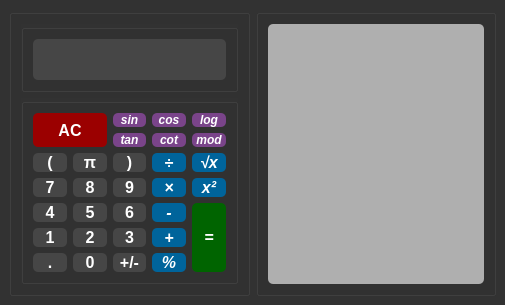
<?xml version="1.0" encoding="UTF-8"?>
<ui version="4.0">
 <class>Calculator</class>
 <widget class="QMainWindow" name="Calculator">
  <property name="geometry">
   <rect>
    <x>0</x>
    <y>0</y>
    <width>505</width>
    <height>305</height>
   </rect>
  </property>
  <property name="sizePolicy">
   <sizepolicy hsizetype="Expanding" vsizetype="Expanding">
    <horstretch>0</horstretch>
    <verstretch>0</verstretch>
   </sizepolicy>
  </property>
  <property name="font">
   <font>
    <pointsize>16</pointsize>
   </font>
  </property>
  <property name="windowTitle">
   <string>Mahtab's Calculator</string>
  </property>
  <property name="styleSheet">
   <string notr="true">background-color: rgb(50, 50, 50);</string>
  </property>
  <widget class="QWidget" name="centralwidget">
   <layout class="QHBoxLayout" name="horizontalLayout_2">
    <item>
     <widget class="QGroupBox" name="group_box">
      <property name="sizePolicy">
       <sizepolicy hsizetype="Expanding" vsizetype="Expanding">
        <horstretch>0</horstretch>
        <verstretch>0</verstretch>
       </sizepolicy>
      </property>
      <property name="styleSheet">
       <string notr="true"/>
      </property>
      <property name="title">
       <string/>
      </property>
      <layout class="QVBoxLayout" name="verticalLayout_2">
       <item>
        <widget class="QGroupBox" name="group_box_1">
         <property name="sizePolicy">
          <sizepolicy hsizetype="Expanding" vsizetype="Expanding">
           <horstretch>0</horstretch>
           <verstretch>0</verstretch>
          </sizepolicy>
         </property>
         <property name="title">
          <string/>
         </property>
         <property name="flat">
          <bool>false</bool>
         </property>
         <layout class="QVBoxLayout" name="verticalLayout">
          <item>
           <widget class="QLineEdit" name="input_text">
            <property name="sizePolicy">
             <sizepolicy hsizetype="Expanding" vsizetype="Expanding">
              <horstretch>0</horstretch>
              <verstretch>0</verstretch>
             </sizepolicy>
            </property>
            <property name="font">
             <font>
              <pointsize>14</pointsize>
              <bold>false</bold>
             </font>
            </property>
            <property name="styleSheet">
             <string notr="true">background-color: rgb(70, 70, 70);
color: rgb(255, 255, 255);
border-radius: 5px;</string>
            </property>
           </widget>
          </item>
         </layout>
        </widget>
       </item>
       <item>
        <widget class="QGroupBox" name="group_box_2">
         <property name="sizePolicy">
          <sizepolicy hsizetype="Expanding" vsizetype="Expanding">
           <horstretch>0</horstretch>
           <verstretch>0</verstretch>
          </sizepolicy>
         </property>
         <property name="title">
          <string/>
         </property>
         <property name="flat">
          <bool>false</bool>
         </property>
         <layout class="QGridLayout" name="gridLayout_2">
          <item row="8" column="3">
           <widget class="QPushButton" name="btn_multiply">
            <property name="sizePolicy">
             <sizepolicy hsizetype="Expanding" vsizetype="Expanding">
              <horstretch>0</horstretch>
              <verstretch>0</verstretch>
             </sizepolicy>
            </property>
            <property name="font">
             <font>
              <pointsize>12</pointsize>
              <italic>true</italic>
              <bold>true</bold>
             </font>
            </property>
            <property name="styleSheet">
             <string notr="true">background-color: rgb(0, 100, 155);
color: rgb(255, 255, 255);
font: 700 italic 12pt &quot;Segoe UI&quot;;
border-radius: 5px;</string>
            </property>
            <property name="text">
             <string>×</string>
            </property>
            <property name="flat">
             <bool>false</bool>
            </property>
           </widget>
          </item>
          <item row="10" column="2">
           <widget class="QPushButton" name="btn_3">
            <property name="sizePolicy">
             <sizepolicy hsizetype="Expanding" vsizetype="Expanding">
              <horstretch>0</horstretch>
              <verstretch>0</verstretch>
             </sizepolicy>
            </property>
            <property name="font">
             <font>
              <pointsize>12</pointsize>
              <italic>false</italic>
              <bold>true</bold>
             </font>
            </property>
            <property name="styleSheet">
             <string notr="true">background-color: rgb(70, 70, 70);
color: rgb(255, 255, 255);
font: 700 12pt &quot;Segoe UI&quot;;
border-radius: 5px;</string>
            </property>
            <property name="text">
             <string>3</string>
            </property>
            <property name="flat">
             <bool>false</bool>
            </property>
           </widget>
          </item>
          <item row="11" column="3">
           <widget class="QPushButton" name="btn_percent">
            <property name="sizePolicy">
             <sizepolicy hsizetype="Expanding" vsizetype="Expanding">
              <horstretch>0</horstretch>
              <verstretch>0</verstretch>
             </sizepolicy>
            </property>
            <property name="font">
             <font>
              <pointsize>12</pointsize>
              <italic>true</italic>
              <bold>true</bold>
             </font>
            </property>
            <property name="styleSheet">
             <string notr="true">background-color: rgb(0, 100, 155);
color: rgb(255, 255, 255);
font: 700 italic 12pt &quot;Segoe UI&quot;;
border-radius: 5px;</string>
            </property>
            <property name="text">
             <string>%</string>
            </property>
            <property name="flat">
             <bool>false</bool>
            </property>
           </widget>
          </item>
          <item row="10" column="3">
           <widget class="QPushButton" name="btn_sum">
            <property name="sizePolicy">
             <sizepolicy hsizetype="Expanding" vsizetype="Expanding">
              <horstretch>0</horstretch>
              <verstretch>0</verstretch>
             </sizepolicy>
            </property>
            <property name="font">
             <font>
              <pointsize>12</pointsize>
              <italic>true</italic>
              <bold>true</bold>
             </font>
            </property>
            <property name="styleSheet">
             <string notr="true">background-color: rgb(0, 100, 155);
color: rgb(255, 255, 255);
font: 700 italic 12pt &quot;Segoe UI&quot;;
border-radius: 5px;</string>
            </property>
            <property name="text">
             <string>+</string>
            </property>
            <property name="flat">
             <bool>false</bool>
            </property>
           </widget>
          </item>
          <item row="7" column="7">
           <widget class="QPushButton" name="btn_square_root">
            <property name="sizePolicy">
             <sizepolicy hsizetype="Expanding" vsizetype="Expanding">
              <horstretch>0</horstretch>
              <verstretch>0</verstretch>
             </sizepolicy>
            </property>
            <property name="font">
             <font>
              <pointsize>12</pointsize>
              <italic>true</italic>
              <bold>true</bold>
             </font>
            </property>
            <property name="styleSheet">
             <string notr="true">background-color: rgb(0, 100, 155);
color: rgb(255, 255, 255);
font: 700 italic 12pt &quot;Segoe UI&quot;;
border-radius: 5px;</string>
            </property>
            <property name="text">
             <string>√x</string>
            </property>
            <property name="flat">
             <bool>false</bool>
            </property>
           </widget>
          </item>
          <item row="8" column="7">
           <widget class="QPushButton" name="btn_power">
            <property name="sizePolicy">
             <sizepolicy hsizetype="Expanding" vsizetype="Expanding">
              <horstretch>0</horstretch>
              <verstretch>0</verstretch>
             </sizepolicy>
            </property>
            <property name="font">
             <font>
              <pointsize>12</pointsize>
              <italic>true</italic>
              <bold>true</bold>
             </font>
            </property>
            <property name="styleSheet">
             <string notr="true">background-color: rgb(0, 100, 155);
color: rgb(255, 255, 255);
font: 700 italic 12pt &quot;Segoe UI&quot;;
border-radius: 5px;</string>
            </property>
            <property name="text">
             <string>x²</string>
            </property>
            <property name="flat">
             <bool>false</bool>
            </property>
           </widget>
          </item>
          <item row="9" column="3">
           <widget class="QPushButton" name="btn_subtract">
            <property name="sizePolicy">
             <sizepolicy hsizetype="Expanding" vsizetype="Expanding">
              <horstretch>0</horstretch>
              <verstretch>0</verstretch>
             </sizepolicy>
            </property>
            <property name="font">
             <font>
              <pointsize>12</pointsize>
              <italic>true</italic>
              <bold>true</bold>
             </font>
            </property>
            <property name="styleSheet">
             <string notr="true">background-color: rgb(0, 100, 155);
color: rgb(255, 255, 255);
font: 700 italic 12pt &quot;Segoe UI&quot;;
border-radius: 5px;</string>
            </property>
            <property name="text">
             <string>-</string>
            </property>
            <property name="flat">
             <bool>false</bool>
            </property>
           </widget>
          </item>
          <item row="7" column="1">
           <widget class="QPushButton" name="btn_pi">
            <property name="sizePolicy">
             <sizepolicy hsizetype="Expanding" vsizetype="Expanding">
              <horstretch>0</horstretch>
              <verstretch>0</verstretch>
             </sizepolicy>
            </property>
            <property name="font">
             <font>
              <pointsize>12</pointsize>
              <italic>false</italic>
              <bold>true</bold>
             </font>
            </property>
            <property name="styleSheet">
             <string notr="true">background-color: rgb(70, 70, 70);
color: rgb(255, 255, 255);
font: 700 12pt &quot;Segoe UI&quot;;
border-radius: 5px;</string>
            </property>
            <property name="text">
             <string>π</string>
            </property>
            <property name="flat">
             <bool>false</bool>
            </property>
           </widget>
          </item>
          <item row="8" column="0">
           <widget class="QPushButton" name="btn_7">
            <property name="sizePolicy">
             <sizepolicy hsizetype="Expanding" vsizetype="Expanding">
              <horstretch>0</horstretch>
              <verstretch>0</verstretch>
             </sizepolicy>
            </property>
            <property name="font">
             <font>
              <pointsize>12</pointsize>
              <italic>false</italic>
              <bold>true</bold>
             </font>
            </property>
            <property name="styleSheet">
             <string notr="true">background-color: rgb(70, 70, 70);
color: rgb(255, 255, 255);
font: 700 12pt &quot;Segoe UI&quot;;
border-radius: 5px;</string>
            </property>
            <property name="text">
             <string>7</string>
            </property>
            <property name="flat">
             <bool>false</bool>
            </property>
           </widget>
          </item>
          <item row="9" column="2">
           <widget class="QPushButton" name="btn_6">
            <property name="sizePolicy">
             <sizepolicy hsizetype="Expanding" vsizetype="Expanding">
              <horstretch>0</horstretch>
              <verstretch>0</verstretch>
             </sizepolicy>
            </property>
            <property name="font">
             <font>
              <pointsize>12</pointsize>
              <italic>false</italic>
              <bold>true</bold>
             </font>
            </property>
            <property name="styleSheet">
             <string notr="true">background-color: rgb(70, 70, 70);
color: rgb(255, 255, 255);
font: 700 12pt &quot;Segoe UI&quot;;
border-radius: 5px;</string>
            </property>
            <property name="text">
             <string>6</string>
            </property>
            <property name="flat">
             <bool>false</bool>
            </property>
           </widget>
          </item>
          <item row="9" column="7" rowspan="3">
           <widget class="QPushButton" name="btn_equal">
            <property name="sizePolicy">
             <sizepolicy hsizetype="Expanding" vsizetype="Expanding">
              <horstretch>0</horstretch>
              <verstretch>0</verstretch>
             </sizepolicy>
            </property>
            <property name="font">
             <font>
              <pointsize>12</pointsize>
              <italic>true</italic>
              <bold>true</bold>
             </font>
            </property>
            <property name="styleSheet">
             <string notr="true">background-color: rgb(0, 100, 0);
color: rgb(255, 255, 255);
font: 700 italic 12pt &quot;Segoe UI&quot;;
border-radius: 5px;</string>
            </property>
            <property name="text">
             <string>=</string>
            </property>
            <property name="flat">
             <bool>false</bool>
            </property>
           </widget>
          </item>
          <item row="11" column="2">
           <widget class="QPushButton" name="btn_negative">
            <property name="sizePolicy">
             <sizepolicy hsizetype="Expanding" vsizetype="Expanding">
              <horstretch>0</horstretch>
              <verstretch>0</verstretch>
             </sizepolicy>
            </property>
            <property name="font">
             <font>
              <pointsize>12</pointsize>
              <italic>false</italic>
              <bold>true</bold>
             </font>
            </property>
            <property name="styleSheet">
             <string notr="true">background-color: rgb(70, 70, 70);
color: rgb(255, 255, 255);
font: 700 12pt &quot;Segoe UI&quot;;
border-radius: 5px;</string>
            </property>
            <property name="text">
             <string>+/-</string>
            </property>
            <property name="flat">
             <bool>false</bool>
            </property>
           </widget>
          </item>
          <item row="8" column="2">
           <widget class="QPushButton" name="btn_9">
            <property name="sizePolicy">
             <sizepolicy hsizetype="Expanding" vsizetype="Expanding">
              <horstretch>0</horstretch>
              <verstretch>0</verstretch>
             </sizepolicy>
            </property>
            <property name="font">
             <font>
              <pointsize>12</pointsize>
              <italic>false</italic>
              <bold>true</bold>
             </font>
            </property>
            <property name="styleSheet">
             <string notr="true">background-color: rgb(70, 70, 70);
color: rgb(255, 255, 255);
font: 700 12pt &quot;Segoe UI&quot;;
border-radius: 5px;</string>
            </property>
            <property name="text">
             <string>9</string>
            </property>
            <property name="flat">
             <bool>false</bool>
            </property>
           </widget>
          </item>
          <item row="7" column="3">
           <widget class="QPushButton" name="btn_divide">
            <property name="sizePolicy">
             <sizepolicy hsizetype="Expanding" vsizetype="Expanding">
              <horstretch>0</horstretch>
              <verstretch>0</verstretch>
             </sizepolicy>
            </property>
            <property name="font">
             <font>
              <pointsize>12</pointsize>
              <italic>true</italic>
              <bold>true</bold>
             </font>
            </property>
            <property name="styleSheet">
             <string notr="true">background-color: rgb(0, 100, 155);
color: rgb(255, 255, 255);
font: 700 italic 12pt &quot;Segoe UI&quot;;
border-radius: 5px;</string>
            </property>
            <property name="text">
             <string>÷</string>
            </property>
            <property name="flat">
             <bool>false</bool>
            </property>
           </widget>
          </item>
          <item row="11" column="0">
           <widget class="QPushButton" name="btn_dot">
            <property name="sizePolicy">
             <sizepolicy hsizetype="Expanding" vsizetype="Expanding">
              <horstretch>0</horstretch>
              <verstretch>0</verstretch>
             </sizepolicy>
            </property>
            <property name="font">
             <font>
              <pointsize>12</pointsize>
              <italic>false</italic>
              <bold>true</bold>
             </font>
            </property>
            <property name="styleSheet">
             <string notr="true">background-color: rgb(70, 70, 70);
color: rgb(255, 255, 255);
font: 700 12pt &quot;Segoe UI&quot;;
border-radius: 5px;</string>
            </property>
            <property name="text">
             <string>.</string>
            </property>
            <property name="flat">
             <bool>false</bool>
            </property>
           </widget>
          </item>
          <item row="8" column="1">
           <widget class="QPushButton" name="btn_8">
            <property name="sizePolicy">
             <sizepolicy hsizetype="Expanding" vsizetype="Expanding">
              <horstretch>0</horstretch>
              <verstretch>0</verstretch>
             </sizepolicy>
            </property>
            <property name="font">
             <font>
              <pointsize>12</pointsize>
              <italic>false</italic>
              <bold>true</bold>
             </font>
            </property>
            <property name="styleSheet">
             <string notr="true">background-color: rgb(70, 70, 70);
color: rgb(255, 255, 255);
font: 700 12pt &quot;Segoe UI&quot;;
border-radius: 5px;</string>
            </property>
            <property name="text">
             <string>8</string>
            </property>
            <property name="flat">
             <bool>false</bool>
            </property>
           </widget>
          </item>
          <item row="7" column="0">
           <widget class="QPushButton" name="btn_open">
            <property name="sizePolicy">
             <sizepolicy hsizetype="Expanding" vsizetype="Expanding">
              <horstretch>0</horstretch>
              <verstretch>0</verstretch>
             </sizepolicy>
            </property>
            <property name="font">
             <font>
              <pointsize>12</pointsize>
              <italic>false</italic>
              <bold>true</bold>
             </font>
            </property>
            <property name="styleSheet">
             <string notr="true">background-color: rgb(70, 70, 70);
color: rgb(255, 255, 255);
font: 700 12pt &quot;Segoe UI&quot;;
border-radius: 5px;</string>
            </property>
            <property name="text">
             <string>(</string>
            </property>
            <property name="flat">
             <bool>false</bool>
            </property>
           </widget>
          </item>
          <item row="9" column="0">
           <widget class="QPushButton" name="btn_4">
            <property name="sizePolicy">
             <sizepolicy hsizetype="Expanding" vsizetype="Expanding">
              <horstretch>0</horstretch>
              <verstretch>0</verstretch>
             </sizepolicy>
            </property>
            <property name="font">
             <font>
              <pointsize>12</pointsize>
              <italic>false</italic>
              <bold>true</bold>
             </font>
            </property>
            <property name="styleSheet">
             <string notr="true">background-color: rgb(70, 70, 70);
color: rgb(255, 255, 255);
font: 700 12pt &quot;Segoe UI&quot;;
border-radius: 5px;</string>
            </property>
            <property name="text">
             <string>4</string>
            </property>
            <property name="flat">
             <bool>false</bool>
            </property>
           </widget>
          </item>
          <item row="10" column="1">
           <widget class="QPushButton" name="btn_2">
            <property name="sizePolicy">
             <sizepolicy hsizetype="Expanding" vsizetype="Expanding">
              <horstretch>0</horstretch>
              <verstretch>0</verstretch>
             </sizepolicy>
            </property>
            <property name="font">
             <font>
              <pointsize>12</pointsize>
              <italic>false</italic>
              <bold>true</bold>
             </font>
            </property>
            <property name="styleSheet">
             <string notr="true">background-color: rgb(70, 70, 70);
color: rgb(255, 255, 255);
font: 700 12pt &quot;Segoe UI&quot;;
border-radius: 5px;</string>
            </property>
            <property name="text">
             <string>2</string>
            </property>
            <property name="flat">
             <bool>false</bool>
            </property>
           </widget>
          </item>
          <item row="11" column="1">
           <widget class="QPushButton" name="btn_0">
            <property name="sizePolicy">
             <sizepolicy hsizetype="Expanding" vsizetype="Expanding">
              <horstretch>0</horstretch>
              <verstretch>0</verstretch>
             </sizepolicy>
            </property>
            <property name="font">
             <font>
              <pointsize>12</pointsize>
              <italic>false</italic>
              <bold>true</bold>
             </font>
            </property>
            <property name="styleSheet">
             <string notr="true">background-color: rgb(70, 70, 70);
color: rgb(255, 255, 255);
font: 700 12pt &quot;Segoe UI&quot;;
border-radius: 5px;</string>
            </property>
            <property name="text">
             <string>0</string>
            </property>
            <property name="flat">
             <bool>false</bool>
            </property>
           </widget>
          </item>
          <item row="7" column="2">
           <widget class="QPushButton" name="btn_closed">
            <property name="sizePolicy">
             <sizepolicy hsizetype="Expanding" vsizetype="Expanding">
              <horstretch>0</horstretch>
              <verstretch>0</verstretch>
             </sizepolicy>
            </property>
            <property name="font">
             <font>
              <pointsize>12</pointsize>
              <italic>false</italic>
              <bold>true</bold>
             </font>
            </property>
            <property name="styleSheet">
             <string notr="true">background-color: rgb(70, 70, 70);
color: rgb(255, 255, 255);
font: 700 12pt &quot;Segoe UI&quot;;
border-radius: 5px;</string>
            </property>
            <property name="text">
             <string>)</string>
            </property>
            <property name="flat">
             <bool>false</bool>
            </property>
           </widget>
          </item>
          <item row="10" column="0">
           <widget class="QPushButton" name="btn_1">
            <property name="sizePolicy">
             <sizepolicy hsizetype="Expanding" vsizetype="Expanding">
              <horstretch>0</horstretch>
              <verstretch>0</verstretch>
             </sizepolicy>
            </property>
            <property name="font">
             <font>
              <pointsize>12</pointsize>
              <italic>false</italic>
              <bold>true</bold>
             </font>
            </property>
            <property name="styleSheet">
             <string notr="true">background-color: rgb(70, 70, 70);
color: rgb(255, 255, 255);
font: 700 12pt &quot;Segoe UI&quot;;
border-radius: 5px;</string>
            </property>
            <property name="text">
             <string>1</string>
            </property>
            <property name="flat">
             <bool>false</bool>
            </property>
           </widget>
          </item>
          <item row="9" column="1">
           <widget class="QPushButton" name="btn_5">
            <property name="sizePolicy">
             <sizepolicy hsizetype="Expanding" vsizetype="Expanding">
              <horstretch>0</horstretch>
              <verstretch>0</verstretch>
             </sizepolicy>
            </property>
            <property name="font">
             <font>
              <pointsize>12</pointsize>
              <italic>false</italic>
              <bold>true</bold>
             </font>
            </property>
            <property name="styleSheet">
             <string notr="true">background-color: rgb(70, 70, 70);
color: rgb(255, 255, 255);
font: 700 12pt &quot;Segoe UI&quot;;
border-radius: 5px;</string>
            </property>
            <property name="text">
             <string>5</string>
            </property>
            <property name="flat">
             <bool>false</bool>
            </property>
           </widget>
          </item>
          <item row="0" column="7">
           <widget class="QPushButton" name="btn_log">
            <property name="sizePolicy">
             <sizepolicy hsizetype="Expanding" vsizetype="Expanding">
              <horstretch>0</horstretch>
              <verstretch>0</verstretch>
             </sizepolicy>
            </property>
            <property name="font">
             <font>
              <pointsize>9</pointsize>
              <italic>true</italic>
              <bold>true</bold>
             </font>
            </property>
            <property name="styleSheet">
             <string notr="true">background-color: rgb(122, 68, 138);
color: rgb(255, 255, 255);
font: 700 italic 9pt &quot;Segoe UI&quot;;
border-radius: 5px;</string>
            </property>
            <property name="text">
             <string>log</string>
            </property>
            <property name="flat">
             <bool>false</bool>
            </property>
           </widget>
          </item>
          <item row="1" column="7">
           <widget class="QPushButton" name="btn_mod">
            <property name="sizePolicy">
             <sizepolicy hsizetype="Expanding" vsizetype="Expanding">
              <horstretch>0</horstretch>
              <verstretch>0</verstretch>
             </sizepolicy>
            </property>
            <property name="font">
             <font>
              <pointsize>9</pointsize>
              <italic>true</italic>
              <bold>true</bold>
             </font>
            </property>
            <property name="styleSheet">
             <string notr="true">background-color: rgb(122, 68, 138);
color: rgb(255, 255, 255);
font: 700 italic 9pt &quot;Segoe UI&quot;;
border-radius: 5px;</string>
            </property>
            <property name="text">
             <string>mod</string>
            </property>
            <property name="flat">
             <bool>false</bool>
            </property>
           </widget>
          </item>
          <item row="0" column="3">
           <widget class="QPushButton" name="btn_cos">
            <property name="sizePolicy">
             <sizepolicy hsizetype="Expanding" vsizetype="Expanding">
              <horstretch>0</horstretch>
              <verstretch>0</verstretch>
             </sizepolicy>
            </property>
            <property name="font">
             <font>
              <pointsize>9</pointsize>
              <italic>true</italic>
              <bold>true</bold>
             </font>
            </property>
            <property name="styleSheet">
             <string notr="true">background-color: rgb(122, 68, 138);
color: rgb(255, 255, 255);
font: 700 italic 9pt &quot;Segoe UI&quot;;
border-radius: 5px;</string>
            </property>
            <property name="text">
             <string>cos</string>
            </property>
            <property name="flat">
             <bool>false</bool>
            </property>
           </widget>
          </item>
          <item row="1" column="3">
           <widget class="QPushButton" name="btn_cot">
            <property name="sizePolicy">
             <sizepolicy hsizetype="Expanding" vsizetype="Expanding">
              <horstretch>0</horstretch>
              <verstretch>0</verstretch>
             </sizepolicy>
            </property>
            <property name="font">
             <font>
              <pointsize>9</pointsize>
              <italic>true</italic>
              <bold>true</bold>
             </font>
            </property>
            <property name="styleSheet">
             <string notr="true">background-color: rgb(122, 68, 138);
color: rgb(255, 255, 255);
font: 700 italic 9pt &quot;Segoe UI&quot;;
border-radius: 5px;</string>
            </property>
            <property name="text">
             <string>cot</string>
            </property>
            <property name="flat">
             <bool>false</bool>
            </property>
           </widget>
          </item>
          <item row="0" column="2">
           <widget class="QPushButton" name="btn_sin">
            <property name="sizePolicy">
             <sizepolicy hsizetype="Expanding" vsizetype="Expanding">
              <horstretch>0</horstretch>
              <verstretch>0</verstretch>
             </sizepolicy>
            </property>
            <property name="font">
             <font>
              <pointsize>9</pointsize>
              <italic>true</italic>
              <bold>true</bold>
             </font>
            </property>
            <property name="styleSheet">
             <string notr="true">background-color: rgb(122, 68, 138);
color: rgb(255, 255, 255);
font: 700 italic 9pt &quot;Segoe UI&quot;;
border-radius: 5px;</string>
            </property>
            <property name="text">
             <string>sin</string>
            </property>
            <property name="flat">
             <bool>false</bool>
            </property>
           </widget>
          </item>
          <item row="1" column="2">
           <widget class="QPushButton" name="btn_tan">
            <property name="sizePolicy">
             <sizepolicy hsizetype="Expanding" vsizetype="Expanding">
              <horstretch>0</horstretch>
              <verstretch>0</verstretch>
             </sizepolicy>
            </property>
            <property name="font">
             <font>
              <pointsize>9</pointsize>
              <italic>true</italic>
              <bold>true</bold>
             </font>
            </property>
            <property name="styleSheet">
             <string notr="true">background-color: rgb(122, 68, 138);
color: rgb(255, 255, 255);
font: 700 italic 9pt &quot;Segoe UI&quot;;
border-radius: 5px;</string>
            </property>
            <property name="text">
             <string>tan</string>
            </property>
            <property name="flat">
             <bool>false</bool>
            </property>
           </widget>
          </item>
          <item row="0" column="0" rowspan="2" colspan="2">
           <widget class="QPushButton" name="btn_ac">
            <property name="sizePolicy">
             <sizepolicy hsizetype="Expanding" vsizetype="Expanding">
              <horstretch>0</horstretch>
              <verstretch>0</verstretch>
             </sizepolicy>
            </property>
            <property name="font">
             <font>
              <pointsize>12</pointsize>
              <italic>false</italic>
              <bold>true</bold>
             </font>
            </property>
            <property name="styleSheet">
             <string notr="true">background-color: rgb(155, 0, 0);
color: rgb(255, 255, 255);
font: 700 12pt &quot;Segoe UI&quot;;
border-radius: 5px;</string>
            </property>
            <property name="text">
             <string>AC</string>
            </property>
            <property name="flat">
             <bool>false</bool>
            </property>
           </widget>
          </item>
         </layout>
        </widget>
       </item>
      </layout>
     </widget>
    </item>
    <item>
     <widget class="QGroupBox" name="group_box_3">
      <property name="sizePolicy">
       <sizepolicy hsizetype="Expanding" vsizetype="Expanding">
        <horstretch>0</horstretch>
        <verstretch>0</verstretch>
       </sizepolicy>
      </property>
      <property name="title">
       <string/>
      </property>
      <property name="flat">
       <bool>false</bool>
      </property>
      <property name="checkable">
       <bool>false</bool>
      </property>
      <layout class="QGridLayout" name="gridLayout">
       <item row="0" column="0">
        <widget class="QLabel" name="output_text">
         <property name="styleSheet">
          <string notr="true">background-color: rgb(175, 175, 175);
color: rgb(0, 0, 0);
font: 700 9pt &quot;Segoe UI&quot;;
border-radius: 5px;</string>
         </property>
         <property name="text">
          <string/>
         </property>
        </widget>
       </item>
      </layout>
     </widget>
    </item>
   </layout>
  </widget>
 </widget>
 <resources/>
 <connections/>
</ui>
